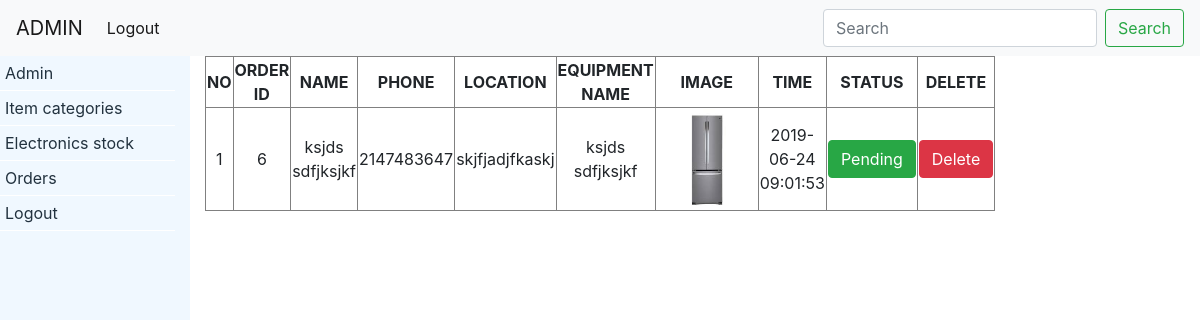
/admin/admin.php?orders, run on the app's committed database.
### tables this page shows
CREATE TABLE `orders` (
  `id` int(11) NOT NULL,
  `name` varchar(255) NOT NULL,
  `phone` int(11) NOT NULL,
  `location` varchar(255) NOT NULL,
  `email` varchar(255) NOT NULL,
  `elec_id` varchar(255) NOT NULL,
  `status` enum('pending','cleared') NOT NULL,
  `order_date` timestamp NOT NULL DEFAULT CURRENT_TIMESTAMP ON UPDATE CURRENT_TIMESTAMP
);

CREATE TABLE `electronics` (
  `id` int(11) NOT NULL,
  `category` varchar(255) NOT NULL,
  `name` varchar(255) NOT NULL,
  `price` int(11) NOT NULL,
  `image` varchar(255) NOT NULL,
  `description` varchar(255) NOT NULL,
  `date_added` timestamp NOT NULL DEFAULT CURRENT_TIMESTAMP ON UPDATE CURRENT_TIMESTAMP
);

### admin/orders.php (the view)
<table border="1px solid #000000" style="width:100%;text-align:center;">
    <tr>
        <th>NO</th>
        <th>ORDER ID</th>
        <th>NAME</th>
        <th>PHONE</th>
        <th>LOCATION</th>
        <th>EQUIPMENT NAME</th>
        <th>IMAGE</th>
        <th>TIME</th>
        <th>STATUS</th>
        <th>DELETE</th>
    </tr>
    <?php
        $q = "SELECT * FROM orders INNER JOIN electronics ON orders.elec_id=electronics.id ORDER BY order_date DESC";
        $rQ = mysqli_query($con, $q);
        $i = 0;
        while($rw = mysqli_fetch_array($rQ)){
            $i += 1;
            echo"
                <tr>
                    <td>".$i."</td>
                    <td>".$rw['id']."</td>
                    <td>".$rw['name']."</td>
                    <td>".$rw['phone']."</td>
                    <td>".$rw['location']."</td>
                    <td>".$rw['name']."</td>
                    <td><img src='../images/".$rw['image']."' width='100px' height='100px' /> </td>
                    <td>".$rw['order_date']."</td>
                    <td>";
                        if($rw['status'] == 'pending'){
                            echo '<button class="btn btn-success change_status" id='.$rw['id'].'>Pending</button>';
                        }else{
                            echo '<button class="btn btn-danger change_status" id='.$rw['id'].'>Cleared</button>';
                        }
                    echo"</td>
                    <td><button class='btn btn-danger delete_order' data-id='".$rw['id']."'>Delete</button></td>
                </tr>
            ";
        }
    ?>
</table>

### data on the page
orders: electronics.id "6", electronics.name "ksjds sdfjksjkf", phone "2147483647", location "skjfjadjfkaskj", electronics.image (picture), order_date "2019-06-24 09:01:53"
